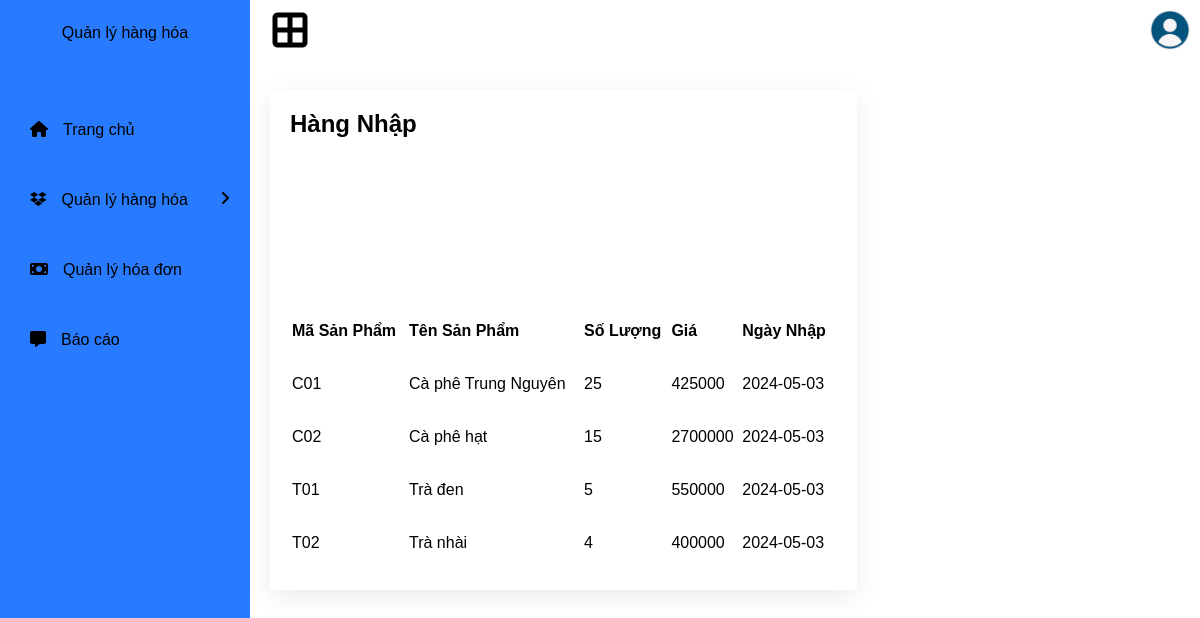
Screenshot of /index/inventory_in.php with the database file from the repository.
### tables this page shows
CREATE TABLE `inventory_in` (
  `id_product` varchar(30) NOT NULL,
  `quantity` int(50) NOT NULL,
  `price` int(255) NOT NULL,
  `date` date NOT NULL
);

CREATE TABLE `inventory` (
  `id_product` varchar(30) NOT NULL,
  `product_name` varchar(50) NOT NULL,
  `unit` varchar(30) NOT NULL,
  `price` int(200) NOT NULL,
  `company` varchar(100) NOT NULL
);

### index/inventory_in.php (the view, shortened to what this page needs)
<!DOCTYPE html>
<html lang="en">
<head>
    <link rel="stylesheet" href="https://cdnjs.cloudflare.com/ajax/libs/font-awesome/6.5.1/css/all.min.css">
    <link rel="stylesheet" href="style.css">
</head>
<body>
    <div class="side-bar">
        <header>
            <a href="#">
                <span class="title">Quản lý hàng hóa</span>
            </a>
        </header>
        <div class="menu">
            <div class="item"><a href="index.php"><i class="fa-solid fa-house"></i>Trang chủ</a></div>
            <div class="item">
                <a class="sub-btn">
                    <i class="fa-brands fa-dropbox"></i>Quản lý hàng hóa
                    <i class="fas fa-angle-right dropdown"></i>
                </a>
            </div>
            <div class="item">
                <a href="bill.php">
                    <i class="fa-solid fa-money-bill"></i>Quản lý hóa đơn
                </a>
            </div>
            <div class="item">
                <a href="report.php"><i class="fa-solid fa-message"></i>Báo cáo
                </a>
            </div>
        </div>
    </div>
    <div class="main">
        <div class="topbar">
            <div class="toggle">
                <i class="fa-solid fa-border-all"></i>
            </div>
            <div class="user">
                <img src="user.png" alt="">
            </div>
        </div>
        <div class="details">
            <div class="recentOrders">
                <div class="cardHeader">
                    <h2>Hàng Nhập</h2>
                </div>
                <table>
                <?php
                    include '../connectdb.php';
                    $sql =  "SELECT inventory.id_product, inventory.product_name, inventory_in.quantity, inventory_in.price, inventory_in.date FROM inventory_in INNER JOIN inventory ON inventory_in.id_product = inventory.id_product";
                    $result = mysqli_query($conn, $sql);
                    if (mysqli_num_rows($result) > 0) {
                        echo "<thead align = left >";
                        echo "<tr><th>Mã Sản Phẩm</th><th>Tên Sản Phẩm </th><th>Số Lượng</th><th>Giá</th><th>Ngày Nhập</th></tr>";
                    while ($row = mysqli_fetch_assoc($result))
                    {
                        echo "<tr><td>".$row["id_product"]."</td><td>".$row["product_name"]."</td><td>".$row["quantity"]."</td><td>".$row["price"]."</td><td>".$row["date"]."</td></tr>";
                    }
                        echo "</thead>";
                    } else {
                        echo "Không có dữ liệu để hiển thị.";
                    }
                ?>
                </table>
            </div>
</body>
</html>

### index/style.css (style rules this page uses)
* { margin: 0; padding: 0; box-sizing: border-box; font-family: "Poppins", sans-serif; text-decoration: none; color: black; }
:root { --blue: #287bff; --white: #fff; --grey: #999; }
body { min-height: 100vh; background: white; color: white; background-size: cover; background-position: center; }
header { padding: 5px 30px; height: 65px; display: flex; align-items: center; justify-content: center; }
header a { color: black; }
.side-bar { color: black; background: var(--blue); backdrop-filter: blur(15px); width: 250px; height: 100vh; position: fixed; top: 0; overflow-y: auto; transition: 0.6s ease; transition-property: left; }
.side-bar .menu { width: 100%; margin-top: 30px; }
.side-bar .menu .item { position: relative; cursor: pointer; }
.side-bar .menu .item a { color: black; font-size: 16px; text-decoration: none; display: block; padding: 5px 30px; line-height: 60px; }
.side-bar .menu .item i { margin-right: 15px; }
.side-bar .menu .item a .dropdown { position: absolute; right: 0; margin: 20px; transition: 0.3s ease; }
.main { position: absolute; width: calc(100% - 250px); left: 250px; min-height: 100vh; background: var(--white); transition: 0.5s; }
.topbar { width: 100%; height: 60px; display: flex; justify-content: space-between; align-items: center; padding: 0 10px; }
.toggle { color: black; position: relative; width: 60px; height: 60px; display: flex; justify-content: center; align-items: center; font-size: 2.5em; cursor: pointer; }
.user { position: relative; min-width: 40px; height: 40px; border-radius: 50%; overflow: hidden; cursor: pointer; }
.user img { position: absolute; top: 0; left: 0; width: 100%; height: 100%; object-fit: cover; }
.details { position: relative; width: 100%; padding: 20px; display: grid; grid-template-columns: 2fr 1fr; grid-gap: 30px; margin-top: 10px; }
.details .recentOrders { position: relative; display: grid; min-height: 500px; background: var(--white); padding: 20px; box-shadow: 0 7px 25px rgba(0, 0, 0, 0.08); }
thead { display: table-header-group; vertical-align: middle; border-color: inherit; }

### rows the page displays
inventory_in: id_product.id_product "C01", id_product.product_name "Cà phê Trung Nguyên", quantity "25", price "425000", date "2024-05-03"
inventory_in: id_product.id_product "C02", id_product.product_name "Cà phê hạt", quantity "15", price "2700000", date "2024-05-03"
inventory_in: id_product.id_product "T01", id_product.product_name "Trà đen", quantity "5", price "550000", date "2024-05-03"
inventory_in: id_product.id_product "T02", id_product.product_name "Trà nhài", quantity "4", price "400000", date "2024-05-03"
